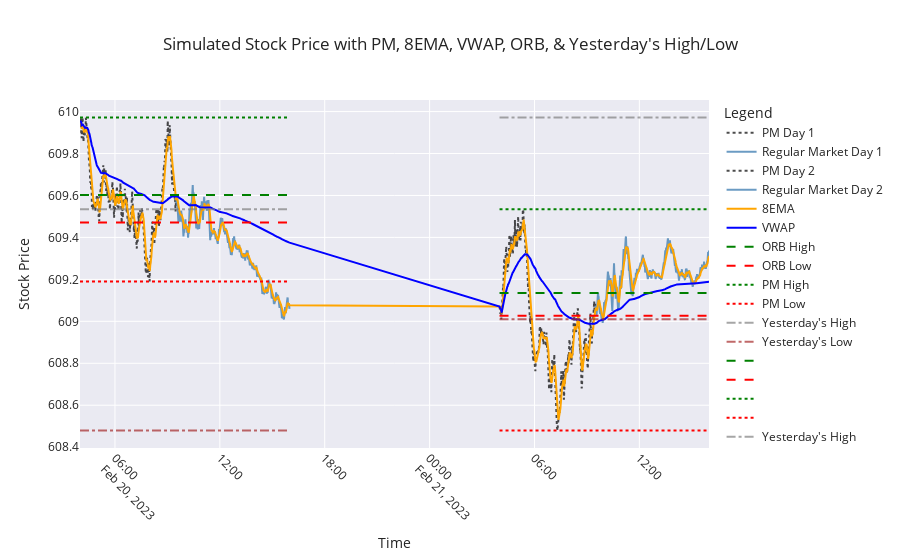

The cell this chart's notebook holds for it:
### Code cell
import numpy as np  # Importing numpy for numerical operations
import pandas as pd
import seaborn as sns
from plotly.subplots import make_subplots
from ipywidgets import widgets
from IPython.display import display
from Gen_SPY_With_Indicators import simulate_stock  # Importing simulation function
import matplotlib.pyplot as plt  # Importing matplotlib for plotting
import matplotlib.ticker as mticker  # For proper Y-axis formatting

def generate_signals(df, stop_loss_pct=0.02):
    """ Generates trade signals based on ORB, VWAP, 8EMA, PM High/Low, and Yest High/Low """

    df['Signal'] = ''
    df['Stop_Loss'] = np.nan  # Initialize Stop_Loss column

    # Buy Call: Price breaks ORB High & supported by 8EMA & VWAP
    df.loc[
        (df['Close'] > df['ORB_High']) & 
        (df['Close'] > df['VWAP']) & 
        (df['Close'] > df['8EMA']),
        'Signal'
    ] = 'BUY CALL'

    # Sell Put: Price breaks ORB Low & rejected by 8EMA & VWAP
    df.loc[
        (df['Close'] < df['ORB_Low']) & 
        (df['Close'] < df['VWAP']) & 
        (df['Close'] < df['8EMA']),
        'Signal'
    ] = 'BUY PUT'

    # Boost Call Confidence if PM High or Yesterday's High is broken
    df.loc[
        (df['Signal'] == 'BUY CALL') & 
        ((df['Close'] > df['PM_High']) | (df['Close'] > df['Yest_High'])),
        'Signal'
    ] = 'STRONG BUY CALL'

    # Boost Put Confidence if PM Low or Yesterday's Low is broken
    df.loc[
        (df['Signal'] == 'BUY PUT') & 
        ((df['Close'] < df['PM_Low']) | (df['Close'] < df['Yest_Low'])),
        'Signal'
    ] = 'STRONG BUY PUT'

    # Add stop loss levels
    df.loc[df['Signal'].isin(['BUY CALL', 'STRONG BUY CALL']), 'Stop_Loss'] = df['Close'] * (1 - stop_loss_pct)
    df.loc[df['Signal'].isin(['BUY PUT', 'STRONG BUY PUT']), 'Stop_Loss'] = df['Close'] * (1 + stop_loss_pct)

    return df

# Simulate Stock Data for 2 Days
simulated_data, yesterday_high, yesterday_low = simulate_stock(number_of_days)

# Apply Signal Generation
simulated_data = generate_signals(simulated_data)

import plotly.express as px
import plotly.graph_objects as go

# Set seaborn style
sns.set(style="whitegrid")

# Create a subplot
fig = make_subplots(rows=1, cols=1)

# Function to update the plot based on the toggle button
def update_plot(change):
    fig.data = []  # Clear existing traces

    if toggle_button.value:
        # Add candlestick traces for each day
        for day in simulated_data["Day"].unique():
            day_data = simulated_data[simulated_data["Day"] == day]
            pm_data = day_data[day_data["Session"] == "PM"]
            market_data = day_data[day_data["Session"] == "Regular Market"]

            if not pm_data.empty:
                fig.add_trace(go.Candlestick(x=pm_data['Timestamp'], open=pm_data['Open'], high=pm_data['High'], low=pm_data['Low'], close=pm_data['Close'], name=f"PM Day {day}"))
            if not market_data.empty:
                fig.add_trace(go.Candlestick(x=market_data['Timestamp'], open=market_data['Open'], high=market_data['High'], low=market_data['Low'], close=market_data['Close'], name=f"Regular Market Day {day}"))
    else:
        # Add line traces for each day
        for day in simulated_data["Day"].unique():
            day_data = simulated_data[simulated_data["Day"] == day]
            pm_data = day_data[day_data["Session"] == "PM"]
            market_data = day_data[day_data["Session"] == "Regular Market"]

            fig.add_trace(go.Scatter(x=pm_data['Timestamp'], y=pm_data['Close'], mode='lines', name=f"PM Day {day}", line=dict(color="black", dash="dot"), opacity=0.7))
            fig.add_trace(go.Scatter(x=market_data['Timestamp'], y=market_data['Close'], mode='lines', name=f"Regular Market Day {day}", line=dict(color="steelblue"), opacity=0.8))

    # Add traces for indicators
    fig.add_trace(go.Scatter(x=simulated_data['Timestamp'], y=simulated_data['8EMA'], mode='lines', name="8EMA", line=dict(color="orange")))
    fig.add_trace(go.Scatter(x=simulated_data['Timestamp'], y=simulated_data['VWAP'], mode='lines', name="VWAP", line=dict(color="blue")))

    # Add traces for ORB and PM High/Low
    for day in simulated_data['Day'].unique():
        day_data = simulated_data[simulated_data['Day'] == day]
        fig.add_trace(go.Scatter(x=day_data['Timestamp'], y=day_data['ORB_High'], mode='lines', name="ORB High" if day == 1 else "", line=dict(color="green", dash="dash")))
        fig.add_trace(go.Scatter(x=day_data['Timestamp'], y=day_data['ORB_Low'], mode='lines', name="ORB Low" if day == 1 else "", line=dict(color="red", dash="dash")))
        fig.add_trace(go.Scatter(x=day_data['Timestamp'], y=day_data['PM_High'], mode='lines', name="PM High" if day == 1 else "", line=dict(color="green", dash="dot")))
        fig.add_trace(go.Scatter(x=day_data['Timestamp'], y=day_data['PM_Low'], mode='lines', name="PM Low" if day == 1 else "", line=dict(color="red", dash="dot")))

        market_open_time = day_data['Timestamp'].iloc[0]
        market_close_time = day_data['Timestamp'].iloc[-1]
        if day == 1:
            fig.add_trace(go.Scatter(x=[market_open_time, market_close_time], y=[yesterday_high, yesterday_high], mode='lines', name="Yesterday's High", line=dict(color="gray", dash="dashdot"), opacity=0.7))
            fig.add_trace(go.Scatter(x=[market_open_time, market_close_time], y=[yesterday_low, yesterday_low], mode='lines', name="Yesterday's Low", line=dict(color="brown", dash="dashdot"), opacity=0.7))
        else:
            fig.add_trace(go.Scatter(x=[market_open_time, market_close_time], y=[day_data['Yest_High'].iloc[0], day_data['Yest_High'].iloc[0]], mode='lines', name="Yesterday's High" if day == 2 else "", line=dict(color="gray", dash="dashdot"), opacity=0.7))
            fig.add_trace(go.Scatter(x=[market_open_time, market_close_time], y=[day_data['Yest_Low'].iloc[0], day_data['Yest_Low'].iloc[0]], mode='lines', name="Yesterday's Low" if day == 2 else "", line=dict(color="brown", dash="dashdot"), opacity=0.7))

    # Update layout for better appearance
    fig.update_layout(
        title="Simulated Stock Price with PM, 8EMA, VWAP, ORB, & Yesterday's High/Low",
        xaxis_title="Time",
        yaxis_title="Stock Price",
        legend_title="Legend",
        xaxis=dict(tickangle=45),
        template="seaborn"
    )

    # Show the plot
    fig.show()

# Create a toggle button
toggle_button = widgets.ToggleButton(
    value=False,
    description='Toggle Candlestick',
    disabled=False,
    button_style='',
    tooltip='Toggle between line and candlestick chart',
    icon='line-chart'
)

# Attach the update function to the toggle button
toggle_button.observe(update_plot, names='value')

# Display the toggle button
# display(toggle_button)

# Initial plot update
update_plot(None)

# Print any part of the simulated data that contains BUY CALL or BUY PUT signals during Regular Market session
#print(simulated_data[(simulated_data['Signal'].isin(['BUY CALL', 'BUY PUT', 'STRONG BUY CALL', 'STRONG BUY PUT'])) & (simulated_data['Session'] == 'Regular Market')])

### Figure 1 — Plotly figure (JSON) as saved in the notebook; plotly's stock layout.template omitted (floating-point values rounded to 4 significant figures; data arrays with more than 128 entries replaced by an {"elided": "..."} marker saying what was removed)
{"data": [{"line": {"color": "black", "dash": "dot"}, "mode": "lines", "name": "PM Day 1", "opacity": 0.7, "type": "scatter", "x": {"elided": "330 str values"}, "y": {"elided": "330 float values"}}, {"line": {"color": "steelblue"}, "mode": "lines", "name": "Regular Market Day 1", "opacity": 0.8, "type": "scatter", "x": {"elided": "390 str values"}, "y": {"elided": "390 float values"}}, {"line": {"color": "black", "dash": "dot"}, "mode": "lines", "name": "PM Day 2", "opacity": 0.7, "type": "scatter", "x": {"elided": "330 str values"}, "y": {"elided": "330 float values"}}, {"line": {"color": "steelblue"}, "mode": "lines", "name": "Regular Market Day 2", "opacity": 0.8, "type": "scatter", "x": {"elided": "390 str values"}, "y": {"elided": "390 float values"}}, {"line": {"color": "orange"}, "mode": "lines", "name": "8EMA", "type": "scatter", "x": {"elided": "1440 str values"}, "y": {"elided": "1440 float values"}}, {"line": {"color": "blue"}, "mode": "lines", "name": "VWAP", "type": "scatter", "x": {"elided": "1440 str values"}, "y": {"elided": "1440 float values"}}, {"line": {"color": "green", "dash": "dash"}, "mode": "lines", "name": "ORB High", "type": "scatter", "x": {"elided": "720 str values"}, "y": {"elided": "720 float values"}}, {"line": {"color": "red", "dash": "dash"}, "mode": "lines", "name": "ORB Low", "type": "scatter", "x": {"elided": "720 str values"}, "y": {"elided": "720 float values"}}, {"line": {"color": "green", "dash": "dot"}, "mode": "lines", "name": "PM High", "type": "scatter", "x": {"elided": "720 str values"}, "y": {"elided": "720 float values"}}, {"line": {"color": "red", "dash": "dot"}, "mode": "lines", "name": "PM Low", "type": "scatter", "x": {"elided": "720 str values"}, "y": {"elided": "720 float values"}}, {"line": {"color": "gray", "dash": "dashdot"}, "mode": "lines", "name": "Yesterday's High", "opacity": 0.7, "type": "scatter", "x": ["2023-02-20T04:00:00", "2023-02-20T15:59:00"], "y": [609.5, 609.5]}, {"line": {"color": "brown", "dash": "dashdot"}, "mode": "lines", "name": "Yesterday's Low", "opacity": 0.7, "type": "scatter", "x": ["2023-02-20T04:00:00", "2023-02-20T15:59:00"], "y": [608.5, 608.5]}, {"line": {"color": "green", "dash": "dash"}, "mode": "lines", "name": "", "type": "scatter", "x": {"elided": "720 str values"}, "y": {"elided": "720 float values"}}, {"line": {"color": "red", "dash": "dash"}, "mode": "lines", "name": "", "type": "scatter", "x": {"elided": "720 str values"}, "y": {"elided": "720 float values"}}, {"line": {"color": "green", "dash": "dot"}, "mode": "lines", "name": "", "type": "scatter", "x": {"elided": "720 str values"}, "y": {"elided": "720 float values"}}, {"line": {"color": "red", "dash": "dot"}, "mode": "lines", "name": "", "type": "scatter", "x": {"elided": "720 str values"}, "y": {"elided": "720 float values"}}, {"line": {"color": "gray", "dash": "dashdot"}, "mode": "lines", "name": "Yesterday's High", "opacity": 0.7, "type": "scatter", "x": ["2023-02-21T04:00:00", "2023-02-21T15:59:00"], "y": [610.0, 610.0]}, {"line": {"color": "brown", "dash": "dashdot"}, "mode": "lines", "name": "Yesterday's Low", "opacity": 0.7, "type": "scatter", "x": ["2023-02-21T04:00:00", "2023-02-21T15:59:00"], "y": [609.0, 609.0]}], "layout": {"legend": {"title": {"text": "Legend"}}, "title": {"text": "Simulated Stock Price with PM, 8EMA, VWAP, ORB, & Yesterday's High/Low"}, "xaxis": {"anchor": "y", "domain": [0, 1], "tickangle": 45, "title": {"text": "Time"}}, "yaxis": {"anchor": "x", "domain": [0, 1], "title": {"text": "Stock Price"}}}}
